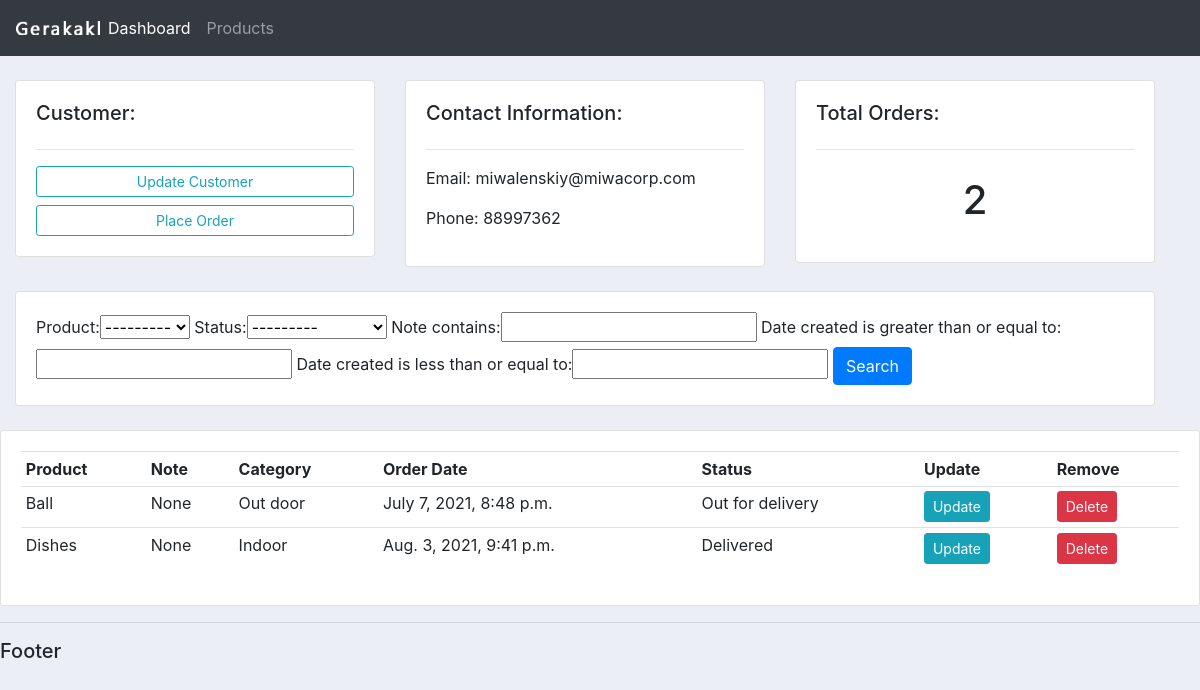
/customer/3/, run on the app's committed database.
### accounts/models.py (models this page shows, shortened)
class Customer(models.Model):
    name = models.CharField(max_length=200, null=True)
    phone = models.CharField(max_length=200, null=True)
    email = models.CharField(max_length=200, null=True)
    date_created = models.DateTimeField(auto_now_add=True, null=True)

class Order(models.Model):
    STATUS = (
        ('Pending', 'Pending'),
        ('Out for delivery', 'Out for delivery'),
        ('Delivered', 'Delivered'),
    )
    customer = models.ForeignKey(Customer, null=True, on_delete=models.SET_NULL)
    product = models.ForeignKey(Product, null=True, on_delete=models.SET_NULL)
    date_created = models.DateTimeField(auto_now_add=True, null=True)
    status = models.CharField(max_length=200, null=True, choices=STATUS)
    note = models.CharField(max_length=1000, null=True)

class Product(models.Model):
    CATEGORY = (
        ('Indoor', 'Indoor'),
        ('Out door', 'Out door'),
    )
    name = models.CharField(max_length=200, null=True)
    price = models.FloatField(null=True)
    category = models.CharField(max_length=200, null=True, choices=CATEGORY)
    description = models.CharField(max_length=200, null=True, blank=True)
    date_created = models.DateTimeField(auto_now_add=True, null=True)
    tags = models.ManyToManyField(Tag)
    def __str__(self):
        return self.name

### accounts/views.py (the view)
# urls.py: path('customer/<str:pk>/', views.customer, name="customer"),
def customer(request, pk):
    customer = Customer.objects.get(id=pk)
    orders = customer.order_set.all()
    order_count = orders.count()
    myFilter = OrderFilter(request.GET, queryset=orders)
    orders = myFilter.qs
    context = {'customer': customer, 'orders': orders, 'order_count': order_count,
               'myFilter': myFilter}
    return render(request, 'accounts/customer.html', context)

### accounts/templates/accounts/customer.html
{% extends 'accounts/main.html' %}
{% block content %}
<br>
<div class="container-fluid row">
    <div class="col-md">
        <div class="card card-body">
            <h5>Customer:</h5>
            <hr>
            <a class="btn btn-outline-info btn-sm btn-block" href="">Update Customer</a>
            <a class="btn btn-outline-info btn-sm btn-block" href="{% url 'create_order' customer.id %}">Place Order</a>
        </div>
    </div>
    <div class="col-md">
        <div class="card card-body">
            <h5>Contact Information:</h5>
            <hr>
            <p>Email: {{customer.email}}</p>
            <p>Phone: {{customer.phone}}</p>
        </div>
    </div>
    <div class="col-md">
        <div class="card card-body">
            <h5>Total Orders:</h5>
            <hr>
            <h1 style="text-align: center; padding: 10px">{{order_count}}</h1>
        </div>
    </div>
</div>
<br>
<div class="container-fluid row">
    <div class="col">
        <div class="card card-body">
            <form method="get">
                    {{myFilter.form}}
                <button class="btn btn-primary" type="submit">Search</button>
            </form>
        </div>
    </div>
</div>
<br>
<div class="row">
    <div class="col-md">
        <div class="card card-body">
            <table class="table table-sm">
                <tr>
                    <th>Product</th>
                    <th>Note</th>
                    <th>Category</th>
                    <th>Order Date</th>
                    <th>Status</th>
                    <th>Update</th>
                    <th>Remove</th>
                </tr>
                {% for order in orders %}
                <tr>
                    <td>{{order.product}}</td>
                    <td>{{order.note}}</td>
                    <td>{{order.product.category}}</td>
                    <td>{{order.date_created}}</td>
                    <td>{{order.status}}</td>
                    <td><a class="btn btn-sm btn-info" href="{% url 'update_order' order.id %}">Update</a></td>
                    <td><a class="btn btn-sm btn-danger" href="{% url 'delete_order' order.id %}">Delete</a></td>
                </tr>
                {% endfor %}
            </table>
        </div>
    </div>
</div>
{% endblock %}

### static/css/main.css (style rules this page uses)
body { background-color: #ebeff5; }

### data on the page
Customer: email "miwalenskiy@miwacorp.com", phone "88997362"
Order: product "Ball", note "None", product.category "Out door", date_created "July 7, 2021, 8:48 p.m.", status "Out for delivery"
Order: product "Dishes", note "None", product.category "Indoor", date_created "Aug. 3, 2021, 9:41 p.m.", status "Delivered"

### other printed values
{{ order_count }} "2"
